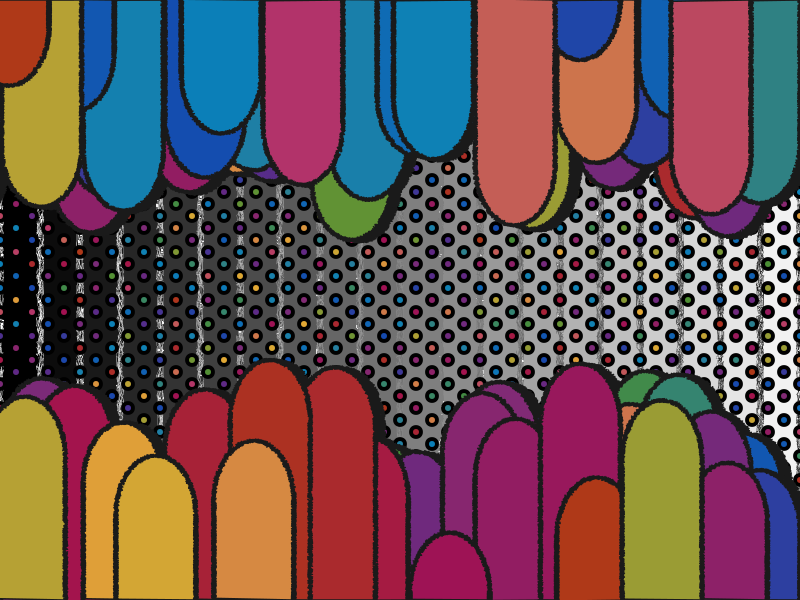

R code for this plot:
#Genuary 29 2023 - Maximalism 

#=============================================================================#
#Library Load-in---------------------------------------------------------------
#=============================================================================#
library(dplyr) #For Data Wrangling
library(purrr) #For iterations
library(ggplot2) #For Plotting

#Angle setting for the curves#
theta <- seq(0,-pi, length = 1000)

#Number of "fingers"#
n <- 50

#Page limits#
xmin <- 0
xmax <- 10
ymin <- 0
ymax <- 10

#Starting points for the "fingers"#
y_starts <- sample(seq(ymax - 3, ymax, length = n))
x_starts <- sample(seq(xmin, xmax, length = n))

#Color for the "fingers"#
fills <- sort(colorRampPalette(c("#af3918", "#a21152", "#822b75","#612884","#154baf",
                                 "#0b82b9", "#277e9d","#488e35","#e3a934","#b2336a"))(n))
                                     
#finger options for iterations#
drip_opts <- list(1:n,
                  y_starts,
                  x_starts,
                  fills)

#Jitter precision setting#
jit_n <- .03

#Finger data from the top-down#
drip <- pmap_df(drip_opts, ~tibble(x = c(..3,
                                         jitter(rep(..3,1000), amount = jit_n),
                                         jitter(cos(theta)/2 + ..3 - .5, amount = jit_n),
                                         jitter(rep(..3 - 1, 1000), amount = jit_n),
                                         ..3,
                                         ..3 + .1,
                                         jitter(rep(..3 ,1000), amount = jit_n) + .1,
                                         jitter(cos(theta)/2 + ..3 - .5, amount = jit_n) + .1,
                                         jitter(rep(..3 - 1, 1000), amount = jit_n) + .1,
                                         ..3 + .1),
                                   y = c(ymax,
                                         jitter(seq(ymax,..2, length = 1000), amount = jit_n),
                                         jitter(sin(theta) + ..2, amount = jit_n),
                                         jitter(seq(..2,ymax, length = 1000), amount = jit_n),
                                         ymax,
                                         ymax - .02,
                                         jitter(seq(ymax,..2, length = 1000), amount = jit_n) - .02,
                                         jitter(sin(theta) + ..2, amount = jit_n) - .02,
                                         jitter(seq(..2,ymax, length = 1000), amount = jit_n) - .02,
                                         ymax - .02),
                                   
                                   group = c(rep(paste0("drip_",..1),3002),
                                             rep(paste0("dripshadow_",..1),3002)),
                                   
                                   fill = c(rep(..4,3002),
                                            rep("#1a1a1a",3002)))
)

# Bottom Row Data - repeat of above but reversed for bottom-up#
y_starts2 <- sample(seq(ymin + 3, ymin, length = n))
x_starts2 <- sample(seq(xmin, xmax, length = n))

fills2 <- colorRampPalette(c("#af3918", "#a21152", "#822b75","#612884","#154baf",
                                          "#0b82b9", "#277e9d","#488e35","#e3a934","#b2336a"))(n)

drip2_opts <- list(1:n,
                   y_starts2,
                   x_starts2,
                   fills2)

theta2 <- seq(0,pi, length = 1000)

drip_below <- pmap_df(drip2_opts, ~tibble(x = c(..3,
                                         jitter(rep(..3,1000), amount = jit_n),
                                         jitter(cos(theta2)/2 + ..3 - .5, amount = jit_n),
                                         jitter(rep(..3 - 1, 1000), amount = jit_n),
                                         ..3,
                                         ..3 + .1,
                                         jitter(rep(..3 ,1000), amount = jit_n) + .1,
                                         jitter(cos(theta2)/2 + ..3 - .5, amount = jit_n) + .1,
                                         jitter(rep(..3 - 1, 1000), amount = jit_n) + .1,
                                         ..3 + .1),
                                   y = c(ymin,
                                         jitter(seq(ymin,..2, length = 1000), amount = jit_n),
                                         jitter(sin(theta2) + ..2, amount = jit_n),
                                         jitter(seq(..2,ymin, length = 1000), amount = jit_n),
                                         ymin,
                                         ymin + .02,
                                         jitter(seq(ymin,..2, length = 1000), amount = jit_n) + .02,
                                         jitter(sin(theta2) + ..2, amount = jit_n) - .02,
                                         jitter(seq(..2,ymin, length = 1000), amount = jit_n) + .02,
                                         ymin + .02),
                                   
                                   group = c(rep(paste0("drip_",..1),3002),
                                             rep(paste0("dripshadow_",..1),3002)),
                                   
                                   fill = c(rep(..4,3002),
                                            rep("#1a1a1a",3002)))
)

#Polka dot data#
polka <- tibble(x = seq(xmin,xmax, by = .2),
                y = seq(ymin,ymax, by = .2)) |>
  expand.grid() |>
  mutate(logic = row_number(),
         logic = logic %% 2 != 0) |>
  filter(logic)

#Overall texture data#
texture_top <- tibble(x = seq(xmin,xmax, by = .1),
                      y = seq(ymin,ymax, by = .1)) |>
  expand.grid() |>
  mutate(logic = row_number(),
         logic = logic %% 2 != 0) |>
  filter(logic) |>
  mutate(logic = sp::point.in.polygon(x,y, drip$x, drip$y)) |>
  filter(logic == 1)

#Data for background gradient#
square <- tibble(x = c(0,.5,
                       rep(.5,1000),
                       rep(0,1000)),
                 y = c(0,0,
                       seq(0,10, length = 1000),
                       seq(10,0, length = 1000)))

x_trans <- seq(xmin,xmax, by = .5)
y_trans <- seq(ymin,ymax, by = .5)
n_grid <- 1:(length(x_trans))
rect_opts <- list(x_trans,
                  colorRampPalette(c("#000000","#ffffff"))(length(x_trans)),
                  n_grid)

#background gradient data#  
grid_texture <- pmap_df(rect_opts, ~square |>
                       mutate(x = x + ..1,
                              group = ..3,
                              fill = ..2))

#=============================================================================#
#Final Piece-------------------------------------------------------------------
#=============================================================================#

drip |> 
  ggplot(aes(x,y, group = rev(group)))+
  theme_void()+
  theme(plot.background = element_rect(fill = "white"))+
  geom_polygon(data = grid_texture, 
               fill = grid_texture$fill, 
               color = rev(grid_texture$fill), 
               linewidth = .1, 
               position = position_jitter(width = .05, height = .2))+
  geom_point(data = polka, aes(x,y), 
             inherit.aes = FALSE, 
             color = "black", 
             size = 2, 
             shape = 21, 
             stroke = 2,
             fill = sample(colorRampPalette(c("#af3918", "#a21152", "#822b75","#612884","#154baf",
                                              "#0b82b9", "#277e9d","#488e35","#e3a934","#b2336a"))(nrow(polka))))+
  geom_polygon(fill = drip$fill, 
               color = "#1a1a1a")+
  geom_polygon(data = drip_below, 
               fill = drip_below$fill, 
               color = "#1a1a1a")+
  coord_cartesian(xlim = c(xmin, xmax),
                  ylim = c(ymin, ymax),
                  expand = FALSE)

#To save the output:
# ggsave("images/29.png",
#        dpi = 300,
#        device = "png")
